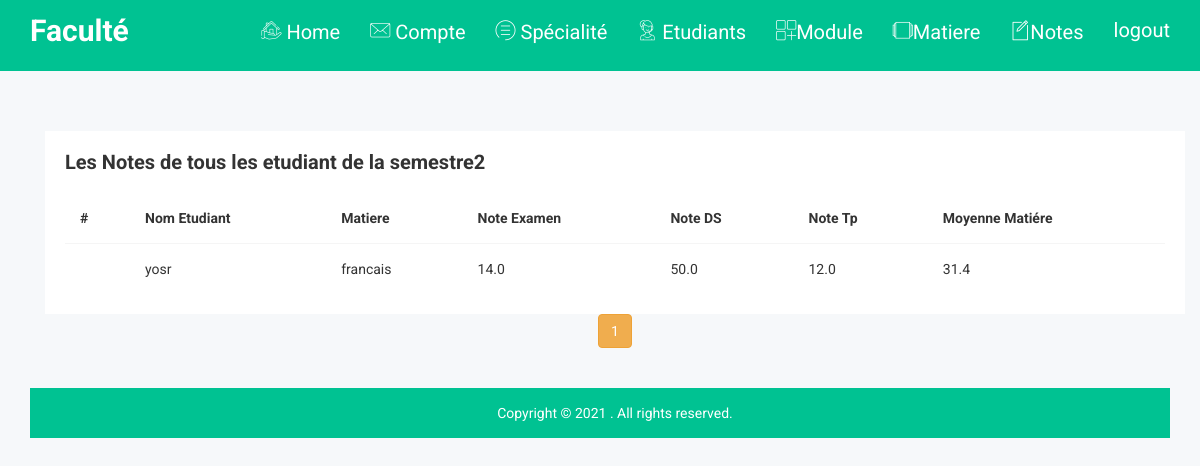
Screenshot of /s2notes (signed in) with the database file from the repository.
### flaskgestion/models.py (models this page shows, shortened)
class S2Note(db.Model):
    id = db.Column(db.Integer, primary_key=True)
    NoteDs = db.Column(db.FLOAT, nullable=False)
    NoteExam = db.Column(db.FLOAT, nullable=False)
    NoteTp = db.Column(db.FLOAT, nullable=False)
    etudiant_id = db.Column(db.Integer, db.ForeignKey('etudiant.id'), nullable=False)
    matiere_id = db.Column(db.Integer, db.ForeignKey('matiere.id'), nullable=False)

class Etudiant(db.Model):
    id = db.Column(db.Integer, primary_key=True)
    numCin =db.Column(db.Integer,unique=True, nullable=False)
    nom = db.Column(db.String(20), nullable=False)
    prenom = db.Column(db.String(20), nullable=False)
    email = db.Column(db.String(100),unique=True, nullable=False)
    age = db.Column(db.Integer, nullable=False)
    niveau = db.Column(db.String(20), nullable=False)
    specialite_id = db.Column(db.Integer, db.ForeignKey('specialite.id'), nullable=False)
    s1notes = db.relationship('S1Note', cascade="all,delete", backref='EtudinatsS1Notes', lazy=True)
    s2notes = db.relationship('S2Note', cascade="all,delete", backref='EtudinatsS2Notes', lazy=True)

class Matiere(db.Model):
    id = db.Column(db.Integer, primary_key=True)
    nomMatiere = db.Column(db.String(100),unique=True ,nullable=False)
    coefficient = db.Column(db.Integer, nullable=False)
    description= db.Column(db.Text, nullable=False)
    module_id = db.Column(db.Integer, db.ForeignKey('module.id'), nullable=False)
    s1notes = db.relationship('S1Note', cascade="all,delete", backref='MatiéreS1Notes', lazy=True)
    s2notes = db.relationship('S2Note', cascade="all,delete", backref='MatiéreS2Notes', lazy=True)

### flaskgestion/routes.py (the view)
@app.route("/s2notes",  methods=['GET', 'POST'])
@login_required
def s2notes():
    form = S2NoteForm()
    matiere = request.form.get("matiere")
    matieres= Matiere.query.all()
    modules= Module.query.all()
    etudiant = request.form.get("etudiant")
    etudiants= Etudiant.query.all()
    if  request.method == "POST" and form.validate_on_submit():
        s2Note = S2Note(NoteDs=form.NoteDs.data, NoteExam=form.NoteExam.data, NoteTp=form.NoteTp.data, etudiant_id=etudiant, matiere_id=matiere)
        db.session.add(s2Note)
        db.session.commit()
        flash(f'Nouvelle note est ajoutée pour la semestre 2 !', 'success')
        return redirect(url_for('s2notes'))
    page = request.args.get('page', 1, type=int)
    s2Notes = S2Note.query.order_by(S2Note.id.desc()).paginate(page=page, per_page=5)
    return render_template('notes2.html', title='Ajouter note semestre 2', form=form, matieres=matieres,etudiants=etudiants,s2Notes=s2Notes, modules=modules )

### flaskgestion/models.py (called while the page is built)
@login_manager.user_loader
def load_user(user_id):
    return User.query.get(int(user_id))

### flaskgestion/templates/notes2.html (shortened to what this page needs)
{% extends "navbar.html" %}
{% block content %}
<div class="modals-area">
    <div class="container">
<br><br>
<div class="normal-table-area">
    <div class="container">
        <div class="row">
            <div class="col-lg-12 col-md-12 col-sm-12 col-xs-12">
                <div class="normal-table-list">
                    <div class="basic-tb-hd">
                        <h2>Les Notes de tous les etudiant de la semestre2</h2>
                    </div>
                    <div class="bsc-tbl">
                        <table class="table table-sc-ex">
                            <thead>
                                <tr>
                                    <th>#</th>
                                    <th>Nom Etudiant</th>
                                    <th>Matiere</th>
                                    <th>Note Examen</th>
                                    <th>Note DS</th>
                                    <th>Note Tp</th>
                                    <th>Moyenne Matiére</th>
                                </tr>
                            </thead>
                            <tbody>
                                {% for s2 in s2Notes.items %}
                                <tr>
                                    <td></td>
                                    <td>{{ s2.EtudinatsS2Notes.nom }}</td>
                                    {% for matiere in matieres %}
                                    {% if s2.matiere_id == matiere.id %}
                                    <td>{{ matiere.nomMatiere }}</td>
                                    {% endif %}
                                    {% endfor %}
                                    <td>{{ s2.NoteDs }}</td>
                                    <td>{{ s2.NoteExam }}</td>
                                    <td>{{ s2.NoteTp }}</td>
                                    <td> {{ s2.NoteExam * 0.5 + s2.NoteDs*0.2 + s2.NoteTp *0.3 }} </td>
                                </tr>
                                {% endfor %}
                            </tbody>
                        </table>
                    </div>
                </div>
            </div>
        </div>
        <div>
            <ul class="wizard-nav-ac">
                {% for page_num in s2Notes.iter_pages(left_edge=1, right_edge=1, left_current=1, right_current=2) %}
                {% if page_num %}
                {% if s2Notes.page == page_num %}
                <a class="btn btn-warning mb-4" href="{{ url_for('s2notes', page=page_num) }}">{{ page_num }}</a>
                {% else %}
                <a class="btn btn-outline-lightblue mb-4" href="{{ url_for('s2notes', page=page_num) }}">{{ page_num
                    }}</a>
                {% endif %}
                {% else %}
                ...
                {% endif %}
                {% endfor %}
            </ul>
        </div>
    </div>
</div>
{% endblock content %}

### flaskgestion/static/css/main.css (style rules this page uses)
html { color: #222; font-size: 1em; line-height: 1.4; }

### rows the page displays
S2Note: EtudinatsS2Notes.nom "yosr", NoteDs "14.0", NoteExam "50.0", NoteTp "12.0", s2.NoteExam*0.5+s2.NoteDs*0.2+s2.NoteTp*0.3 "31.4"
Matiere: nomMatiere "francais"

### other values shown
{{ page_num }} "1"
